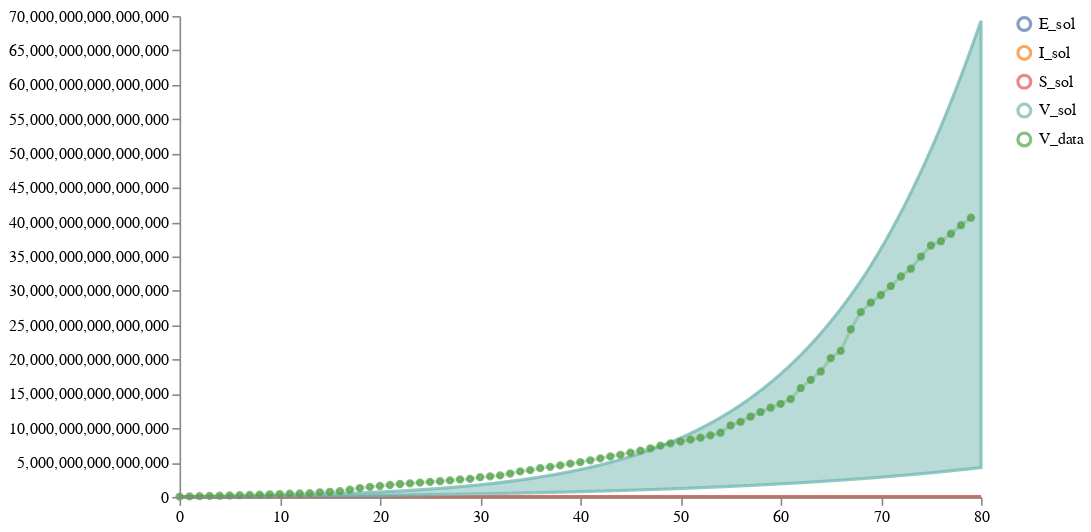

Write notebook code for a chart like this one.
### Code cell
num_samples = 10
start_time = 0
end_time = 80 #226 # between 10/02/2020 and 01/25/2021
num_timepoints = (end_time-start_time)*10 + 1
timepoints = list(get_tspan(start_time, end_time, num_timepoints).detach().numpy())

prior_samples = load_and_sample_petri_model(tm, num_samples, timepoints=timepoints, method="dopri5",
                                            visual_options={"title": "3_base", "subset":["I_sol", "E_sol", "V_sol"]}, 
                                            time_unit="days")

# Plot results
schema = plots.trajectories(pd.DataFrame(prior_samples["data"]), subset=".*_sol",
                            points=ww_data_train.reset_index(drop=True).rename(columns={"V":"V_data"}))
schema = plots.pad(schema, 5)
plots.ipy_display(schema)

### Figure 1 — Vega specification as saved in the notebook (floating-point values rounded to 4 significant figures; data arrays with more than 128 entries replaced by an {"elided": "..."} marker saying what was removed)
{"$schema": "https://vega.github.io/schema/vega/v5.json", "axes": [{"name": "x_axis", "orient": "bottom", "scale": "xscale", "zindex": 100}, {"name": "y_axis", "orient": "left", "scale": "yscale", "zindex": 100}], "data": [{"name": "distributions", "values": {"elided": "3204 records"}}, {"name": "traces", "transform": [{"expr": "isValid(datum.value)", "type": "filter"}], "values": []}, {"name": "points", "values": [{"sample_id": 0, "timepoint": 0, "trajectory": "V_data", "value": 34250000000000.0}, {"sample_id": 0, "timepoint": 1, "trajectory": "V_data", "value": 74830000000000.0}, {"sample_id": 0, "timepoint": 2, "trajectory": "V_data", "value": 110800000000000.0}, {"sample_id": 0, "timepoint": 3, "trajectory": "V_data", "value": 145500000000000.0}, {"sample_id": 0, "timepoint": 4, "trajectory": "V_data", "value": 178900000000000.0}, {"sample_id": 0, "timepoint": 5, "trajectory": "V_data", "value": 212605525246655}, {"sample_id": 0, "timepoint": 6, "trajectory": "V_data", "value": 251900000000000.0}, {"sample_id": 0, "timepoint": 7, "trajectory": "V_data", "value": 297300000000000.0}, {"sample_id": 0, "timepoint": 8, "trajectory": "V_data", "value": 342400000000000.0}, {"sample_id": 0, "timepoint": 9, "trajectory": "V_data", "value": 384100000000000.0}, {"sample_id": 0, "timepoint": 10, "trajectory": "V_data", "value": 424100000000000.0}, {"sample_id": 0, "timepoint": 11, "trajectory": "V_data", "value": 461900000000000.0}, {"sample_id": 0, "timepoint": 12, "trajectory": "V_data", "value": 498300000000000.0}, {"sample_id": 0, "timepoint": 13, "trajectory": "V_data", "value": 548200000000000.0}, {"sample_id": 0, "timepoint": 14, "trajectory": "V_data", "value": 675643977072622}, {"sample_id": 0, "timepoint": 15, "trajectory": "V_data", "value": 751600000000000.0}, {"sample_id": 0, "timepoint": 16, "trajectory": "V_data", "value": 829899121500651}, {"sample_id": 0, "timepoint": 17, "trajectory": "V_data", "value": 1046000000000000.0}, {"sample_id": 0, "timepoint": 18, "trajectory": "V_data", "value": 1295875135538839}, {"sample_id": 0, "timepoint": 19, "trajectory": "V_data", "value": 1461000000000000.0}, {"sample_id": 0, "timepoint": 20, "trajectory": "V_data", "value": 1592292378295384}, {"sample_id": 0, "timepoint": 21, "trajectory": "V_data", "value": 1741000000000000.0}, {"sample_id": 0, "timepoint": 22, "trajectory": "V_data", "value": 1882566054918674}, {"sample_id": 0, "timepoint": 23, "trajectory": "V_data", "value": 1972000000000000.0}, {"sample_id": 0, "timepoint": 24, "trajectory": "V_data", "value": 2071441710342036}, {"sample_id": 0, "timepoint": 25, "trajectory": "V_data", "value": 2190000000000000.0}, {"sample_id": 0, "timepoint": 26, "trajectory": "V_data", "value": 2284263053733268}, {"sample_id": 0, "timepoint": 27, "trajectory": "V_data", "value": 2401528070828421}, {"sample_id": 0, "timepoint": 28, "trajectory": "V_data", "value": 2539043189426808}, {"sample_id": 0, "timepoint": 29, "trajectory": "V_data", "value": 2623445134633728}, {"sample_id": 0, "timepoint": 30, "trajectory": "V_data", "value": 2868773959451638}, {"sample_id": 0, "timepoint": 31, "trajectory": "V_data", "value": 2991191174214979}, {"sample_id": 0, "timepoint": 32, "trajectory": "V_data", "value": 3129000000000000.0}, {"sample_id": 0, "timepoint": 33, "trajectory": "V_data", "value": 3403912214913465}, {"sample_id": 0, "timepoint": 34, "trajectory": "V_data", "value": 3718000000000000.0}, {"sample_id": 0, "timepoint": 35, "trajectory": "V_data", "value": 3894000000000000.0}, {"sample_id": 0, "timepoint": 36, "trajectory": "V_data", "value": 4190012056978476}, {"sample_id": 0, "timepoint": 37, "trajectory": "V_data", "value": 4379000000000000.0}, {"sample_id": 0, "timepoint": 38, "trajectory": "V_data", "value": 4584996690364133}, {"sample_id": 0, "timepoint": 39, "trajectory": "V_data", "value": 4842715961786298}, {"sample_id": 0, "timepoint": 40, "trajectory": "V_data", "value": 5057017833310725}, {"sample_id": 0, "timepoint": 41, "trajectory": "V_data", "value": 5334255093252734}, {"sample_id": 0, "timepoint": 42, "trajectory": "V_data", "value": 5613459509330455}, {"sample_id": 0, "timepoint": 43, "trajectory": "V_data", "value": 5900675119579128}, {"sample_id": 0, "timepoint": 44, "trajectory": "V_data", "value": 6137835221456338}, {"sample_id": 0, "timepoint": 45, "trajectory": "V_data", "value": 6455786439569586}, {"sample_id": 0, "timepoint": 46, "trajectory": "V_data", "value": 6737865202057693}, {"sample_id": 0, "timepoint": 47, "trajectory": "V_data", "value": 7082040828667748}, {"sample_id": 0, "timepoint": 48, "trajectory": "V_data", "value": 7473588619526592}, {"sample_id": 0, "timepoint": 49, "trajectory": "V_data", "value": 7802169943421971}, {"sample_id": 0, "timepoint": 50, "trajectory": "V_data", "value": 8064264769284555}, {"sample_id": 0, "timepoint": 51, "trajectory": "V_data", "value": 8350528001810362}, {"sample_id": 0, "timepoint": 52, "trajectory": "V_data", "value": 8620926151000598}, {"sample_id": 0, "timepoint": 53, "trajectory": "V_data", "value": 8967823176668702}, {"sample_id": 0, "timepoint": 54, "trajectory": "V_data", "value": 9347385175287846}, {"sample_id": 0, "timepoint": 55, "trajectory": "V_data", "value": 10400775744728212}, {"sample_id": 0, "timepoint": 56, "trajectory": "V_data", "value": 10924150605249734}, {"sample_id": 0, "timepoint": 57, "trajectory": "V_data", "value": 11705167142508414}, {"sample_id": 0, "timepoint": 58, "trajectory": "V_data", "value": 12359300512467032}, {"sample_id": 0, "timepoint": 59, "trajectory": "V_data", "value": 12986780639190464}, {"sample_id": 0, "timepoint": 60, "trajectory": "V_data", "value": 13550907207646232}, {"sample_id": 0, "timepoint": 61, "trajectory": "V_data", "value": 14248041314600788}, {"sample_id": 0, "timepoint": 62, "trajectory": "V_data", "value": 15848276614633882}, {"sample_id": 0, "timepoint": 63, "trajectory": "V_data", "value": 17038987764329418}, {"sample_id": 0, "timepoint": 64, "trajectory": "V_data", "value": 18260590802877810}, {"sample_id": 0, "timepoint": 65, "trajectory": "V_data", "value": 20209504393071680}, {"sample_id": 0, "timepoint": 66, "trajectory": "V_data", "value": 21264574070527824}, {"sample_id": 0, "timepoint": 67, "trajectory": "V_data", "value": 24405223143174390}, {"sample_id": 0, "timepoint": 68, "trajectory": "V_data", "value": 26892652544175644}, {"sample_id": 0, "timepoint": 69, "trajectory": "V_data", "value": 28282864516791200}, {"sample_id": 0, "timepoint": 70, "trajectory": "V_data", "value": 29394041033392708}, {"sample_id": 0, "timepoint": 71, "trajectory": "V_data", "value": 30685003617018490}, {"sample_id": 0, "timepoint": 72, "trajectory": "V_data", "value": 32085327926567616}, {"sample_id": 0, "timepoint": 73, "trajectory": "V_data", "value": 33217196172771584}, {"sample_id": 0, "timepoint": 74, "trajectory": "V_data", "value": 34991952115553804}, {"sample_id": 0, "timepoint": 75, "trajectory": "V_data", "value": 36597766934503620}, {"sample_id": 0, "timepoint": 76, "trajectory": "V_data", "value": 37222723829582630}, {"sample_id": 0, "timepoint": 77, "trajectory": "V_data", "value": 38307418298165540}, {"sample_id": 0, "timepoint": 78, "trajectory": "V_data", "value": 39548322728633350}, {"sample_id": 0, "timepoint": 79, "trajectory": "V_data", "value": 40640493939989390}]}, {"name": "markers", "values": []}, {"name": "selected", "on": [{"remove": true, "trigger": "clear"}, {"remove": true, "trigger": "!shift"}, {"insert": "clicked", "trigger": "!shift && clicked"}, {"toggle": "clicked", "trigger": "shift && clicked"}]}], "height": 300, "legends": [{"encode": {"labels": {"interactive": true, "name": "legendLabel", "update": {"opacity": [{"test": "!length(data('selected')) || indata('selected', 'value', datum.value)", "value": 1}, {"value": 0.25}]}}, "symbols": {"interactive": true, "name": "legendSymbol", "update": {"fill": {"value": "transparent"}, "opacity": [{"test": "!length(data('selected')) || indata('selected', 'value', datum.value)", "value": 0.7}, {"value": 0.15}], "size": {"value": 64}, "strokeWidth": {"value": 2}}}}, "name": "color_legend", "stroke": "color"}], "marks": [{"from": {"facet": {"data": "points", "groupby": "trajectory", "name": "points_split"}}, "marks": [{"encode": {"hover": {"fillOpacity": {"value": 0.9}}, "update": {"fill": {"field": "trajectory", "scale": "color"}, "fillOpacity": [{"test": "!length(data('selected')) || indata('selected', 'value', datum.trajectory)", "value": 0.5}, {"value": 0.15}], "size": {"value": 10}, "stroke": {"field": "trajectory", "scale": "color"}, "strokeOpacity": [{"test": "!length(data('selected')) || indata('selected', 'value', datum.trajectory)", "value": 0.75}, {"value": 0.15}], "strokeWidth": {"value": 2}, "tooltip": {"field": "value"}, "x": {"field": "timepoint", "scale": "xscale"}, "y": {"field": "value", "scale": "yscale"}}}, "from": {"data": "points"}, "name": "_points_symbol", "type": "symbol", "zindex": 3}, {"encode": {"hover": {"fillOpacity": {"value": 0.9}}, "update": {"interpolate": {"value": "linear"}, "stroke": {"field": "trajectory", "scale": "color"}, "strokeOpacity": [{"test": "!length(data('selected')) || indata('selected', 'value', datum.trajectory)", "value": 0.3}, {"value": 0.1}], "strokeWidth": {"value": 2}, "x": {"field": "timepoint", "scale": "xscale"}, "y": {"field": "value", "scale": "yscale"}}}, "from": {"data": "points"}, "name": "_points_line", "type": "line", "zindex": 3}], "name": "_points", "type": "group", "zindex": 3}, {"from": {"facet": {"data": "traces", "groupby": "trajectory", "name": "traces_split"}}, "marks": [{"encode": {"hover": {"fillOpacity": {"value": 0.9}}, "update": {"interpolate": {"value": "linear"}, "stroke": {"field": "trajectory", "scale": "color"}, "strokeOpacity": [{"test": "!length(data('selected')) || indata('selected', 'value', datum.trajectory)", "value": 0.75}, {"value": 0.15}], "strokeWidth": {"value": 2}, "x": {"field": "timepoint", "scale": "xscale"}, "y": {"field": "value", "scale": "yscale"}}}, "from": {"data": "traces_split"}, "name": "_traces_lines", "type": "line"}], "name": "_traces", "type": "group", "zindex": 2}, {"from": {"facet": {"data": "distributions", "groupby": "trajectory", "name": "trajectory_split"}}, "marks": [{"encode": {"hover": {"fillOpacity": {"value": 0.9}}, "update": {"fill": {"field": "trajectory", "scale": "color"}, "fillOpacity": [{"test": "!length(data('selected')) || indata('selected', 'value', datum.trajectory)", "value": 0.5}, {"value": 0.15}], "interpolate": {"value": "linear"}, "stroke": {"field": "trajectory", "scale": "color"}, "strokeOpacity": [{"test": "!length(data('selected')) || indata('selected', 'value', datum.trajectory)", "value": 0.75}, {"value": 0.15}], "strokeWidth": {"value": 2}, "x": {"field": "timepoint", "scale": "xscale"}, "y": {"field": "upper", "scale": "yscale"}, "y2": {"field": "lower", "scale": "yscale"}}}, "from": {"data": "trajectory_split"}, "type": "area"}], "name": "_distributions", "type": "group", "zindex": 1}, {"marks": [{"encode": {"enter": {"stroke": {"value": "lightgray"}}, "update": {"opacity": {"value": 1}, "x": {"field": "timepoint", "scale": "xscale"}, "y": {"signal": "height"}, "y2": {"value": 0}}}, "from": {"data": "markers"}, "name": "_marker text", "type": "rule"}, {"encode": {"enter": {"fontSize": {"value": 8}, "text": {"field": "datum.label"}, "y": {"value": 0}}}, "from": {"data": "_marker text"}, "name": "_marker flags", "transform": [{"as": ["x", "_y", "opacity", "align", "baseline"], "lineAnchor": "start", "offset": [1], "size": {"signal": "[width, height]"}, "type": "label"}], "type": "text"}], "name": "_markers", "type": "group"}], "padding": 5, "scales": [{"domain": {"fields": [{"data": "distributions", "field": "timepoint"}, {"data": "traces", "field": "timepoint"}, {"data": "points", "field": "timepoint"}, {"data": "markers", "field": "timepoint"}]}, "name": "xscale", "range": "width", "type": "linear", "zero": false}, {"domain": {"fields": [{"data": "distributions", "field": "lower"}, {"data": "distributions", "field": "upper"}, {"data": "traces", "field": "value"}, {"data": "points", "field": "value"}]}, "name": "yscale", "nice": true, "range": "height", "type": "linear", "zero": true}, {"domain": {"fields": [{"data": "distributions", "field": "trajectory"}, {"data": "traces", "field": "trajectory"}, {"data": "points", "field": "trajectory"}]}, "name": "color", "range": "category", "type": "ordinal"}], "signals": [{"name": "clear", "on": [{"events": "mouseup[!event.item]", "force": true, "update": "true"}], "value": true}, {"name": "shift", "on": [{"events": "@legendSymbol:click, @legendLabel:click", "force": true, "update": "event.shiftKey"}], "value": false}, {"name": "clicked", "on": [{"events": "@legendSymbol:click, @legendLabel:click", "force": true, "update": "{value: datum.value}"}], "value": null}], "width": 500}
